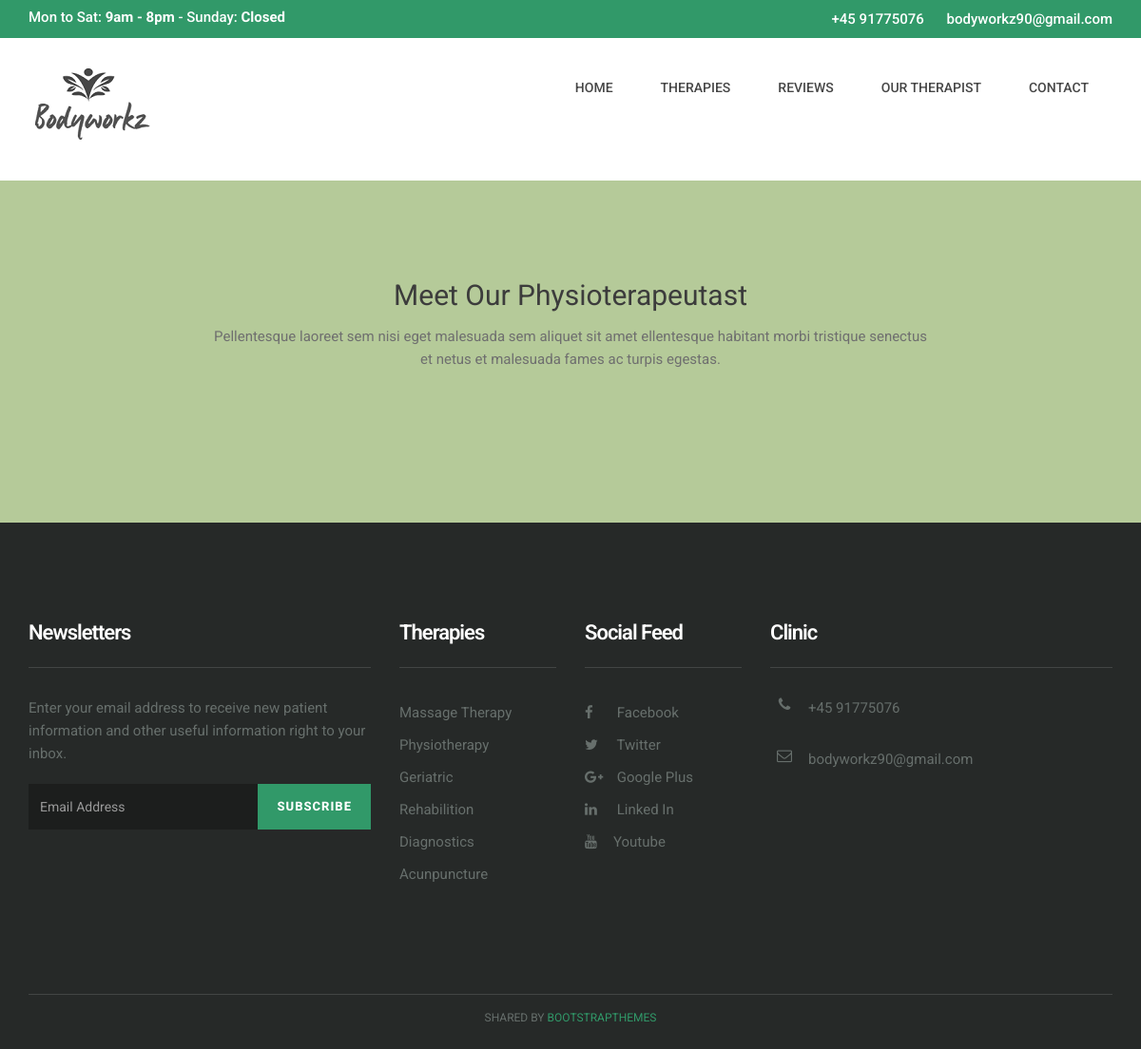
The app's page /our_therapist/, older data.
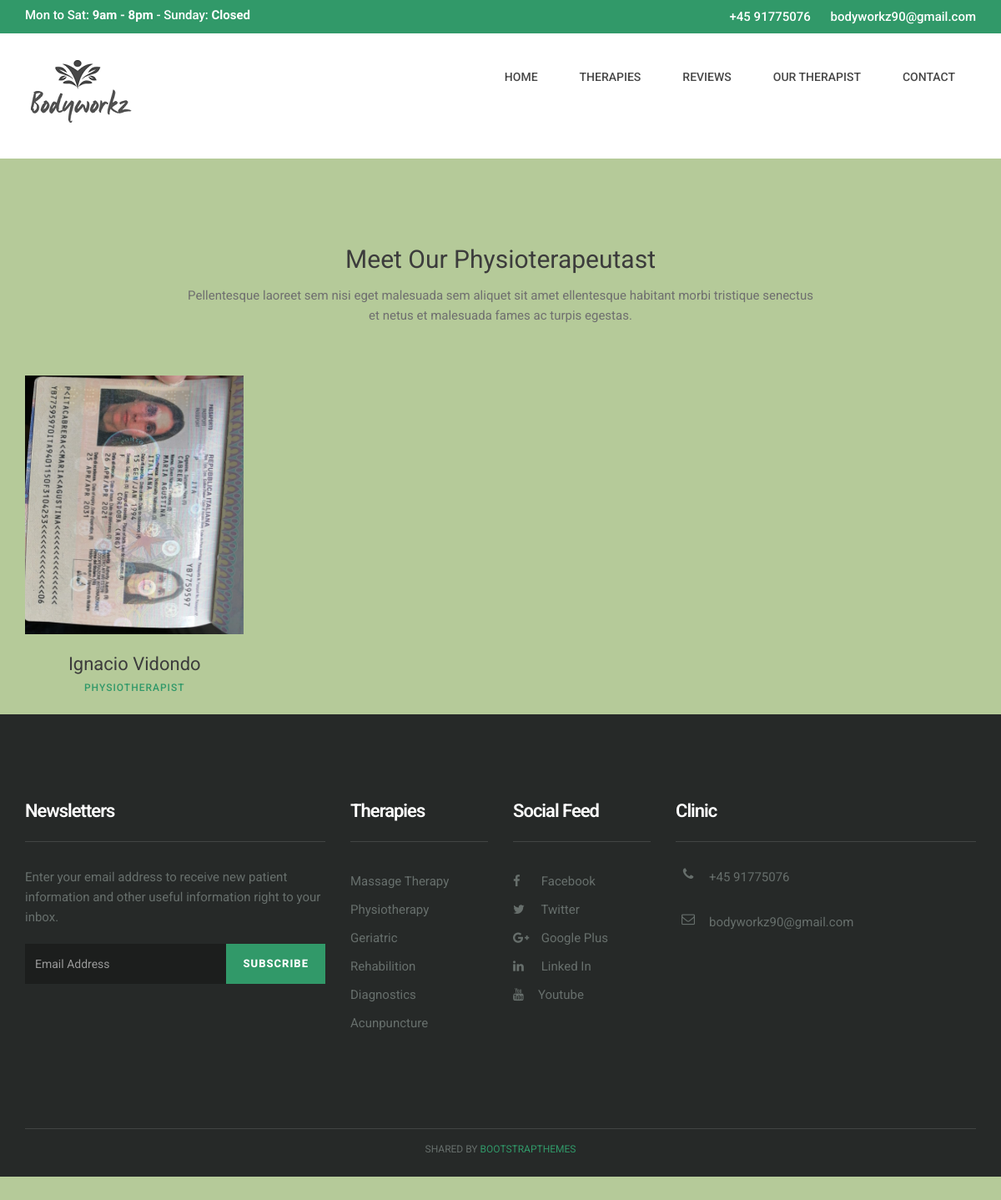
The same page, newer data.
### MainApp/models.py (models this page shows, shortened)
class Therapist(models.Model):
    name = models.CharField(max_length=200,verbose_name="Nombre")
    image = models.ImageField(upload_to="images")
    terapia = models.CharField(max_length=200,verbose_name="Terapia")
    description = models.TextField(default="R")
    class Meta:
            verbose_name="Therapy"
            verbose_name_plural="Therapist"

### MainApp/views.py (the view)
# urls.py: path('our_therapist/', views.our_therapist,name="our_therapist"),
def our_therapist(request):
    therapist = Therapist.objects.all()
    return render(request,'our_therapist.html',{'therapist':therapist})

### MainApp/templates/our_therapist.html
 {% extends "base.html" %} {% block content %} {% load static %}
<div class="space-medium">
    <div class="container">
        <div class="row">
            <div class="col-lg-offset-2 col-lg-8 col-md-offset-2 col-md-8 col-sm-12 col-xs-12">
                <div class="section-title mb60 text-center">
                    <h1>Meet Our Physioterapeutast</h1>
                    <p>Pellentesque laoreet sem nisi eget malesuada sem aliquet sit amet ellentesque habitant morbi tristique senectus et netus et malesuada fames ac turpis egestas.</p>
                </div>
            </div>
        </div>
        {% for terapeuta in therapist %}
        <div class="row">
            <div class="col-lg-3 col-sm-3 col-sm-6 col-xs-12">
                <div class="team-block">
                    <div class="team-img">
                        <img src="{{terapeuta.image.url}}" width="262" height="310">
                    </div>
                    <div class=" team-content ">
                        <h2 class="team-title ">{{terapeuta.name}}</h2>
                        <div class="team-meta "><span class="team-designation ">{{terapeuta.terapia}}</span></div>
                    </div>
                </div>
                {% endfor %}
            </div>
        </div>
    </div>
    {% endblock %}

### MainApp/templates/base.html (shortened to what this page needs)
<!DOCTYPE html> {% load static %}
<html lang="en">
<head>
    <link href="{% static 'ap1/css/bootstrap.min.css' %}" rel="stylesheet">
    <link href="{% static 'ap1/css/font-awesome.min.css' %}" rel="stylesheet">
    <link href="{% static 'ap1/css/style.css' %}" rel="stylesheet">
</head>
<div class="header-top">
    <div class="container">
        <div class="row">
            <div class="col-lg-4 col-md-4 col-sm-4 col-xs-12">
                <span class="text-block time-block">
                            <span class="time-text">Mon to Sat: <strong>9am - 8pm</strong> - Sunday: <strong>Closed</strong></span>
                </span>
            </div>
            <div class="col-lg-8 col-md-8 col-sm-8  col-xs-12">
                <div class="top-text">
                    <span class="text-block call-block">
                           <span class="call-no">+45 91775076</span>
                    </span>
                    <span class="text-block mail-block hidden-xs hidden-sm">
                            <span class="mail-text">bodyworkz90@gmail.com</span>
                    </span>
                </div>
            </div>
        </div>
    </div>
</div>
<div class="header">
    <div class="container">
        <div class="row">
            <div class="col-lg-4 col-md-4 col-sm-12 col-xs-12">
                <a href="#"><img src="{% static 'ap1/images/logo1.png' %}" alt=""></a>
            </div>
            <div class="col-lg-8 col-md-4 col-sm-12 col-xs-12">
                <div class="navigation">
                    <div id="navigation">
                        <ul>
                            <li class="active"><a href="{% url 'index' %}" title="Home">Home</a></li>
                            <li class="active"><a href="{% url 'therapies'%}" title="Therapies">Therapies</a></li>
                            <li><a href="{% url 'reviews' %}" title="Styleguide">Reviews</a> </li>
                            <li><a href="{% url 'our_therapist' %}" title="Styleguide">Our Therapist</a> </li>
                            <li><a href="{% url 'contacto' %}" title="Contact Us">Contact</a> </li>
                        </ul>
                    </div>
                </div>
            </div>
        </div>
    </div>
</div>
{%block content %} {% endblock %}
<div class="footer">
    <div class="container">
        <div class="row">
            <div class="col-lg-4 col-md-4 col-sm-6 col-xs-12">
                <div class="footer-widget widget-newsletter">
                    <h2 class="widget-title">Newsletters</h2>
                    <p>Enter your email address to receive new patient information and other useful information right to your inbox.</p>
                    <div class="input-group">
                        <input type="text" class="form-control" placeholder="Email Address">
                        <span class="input-group-btn">
                        <button class="btn btn-default" type="button">Subscribe</button>
                       </span>
                    </div>
                </div>
            </div>
            <div class="col-lg-2 col-md-3 col-sm-2 col-xs-12">
                <div class="footer-widget">
                    <h2 class="widget-title">Therapies</h2>
                    <ul class="listnone">
                        <li><a href="#">Massage Therapy  </a></li>
                        <li><a href="#">Physiotherapy</a></li>
                        <li><a href="#">Geriatric</a></li>
                        <li><a href="#">Rehabilition</a></li>
                        <li><a href="#">Diagnostics</a></li>
                        <li><a href="#">Acunpuncture</a></li>
                    </ul>
                </div>
            </div>
            <div class="col-lg-2 col-md-2 col-sm-2 col-xs-12">
                <div class="footer-widget footer-social">
                    <h2 class="widget-title">Social Feed</h2>
                    <ul class="listnone">
                        <li>
                            <a href="#"> <i class="fa fa-facebook"></i> Facebook </a>
                        </li>
                        <li><a href="#"><i class="fa fa-twitter"></i> Twitter</a></li>
                        <li><a href="#"><i class="fa fa-google-plus"></i> Google Plus</a></li>
                        <li><a href="#"><i class="fa fa-linkedin"></i> Linked In</a></li>
                        <li>
                            <a href="#"> <i class="fa fa-youtube"></i>Youtube</a>
                        </li>
                    </ul>
                </div>
            </div>
            <div class="col-lg-4 col-md-2 col-sm-2 col-xs-12">
                <div class="footer-widget footer-social">
                    <h2 class="widget-title">Clinic </h2>
                    <ul class="listnone contact">
                        <li><i class="fa fa-phone"></i> +45 91775076</li>
                        <li><i class="fa fa-envelope-o"></i> bodyworkz90@gmail.com</li>
                    </ul>
                </div>
            </div>
        </div>
    </div>
</div>
<div class="tiny-footer">
    <div class="container">
        <div class="row">
            <div class="col-lg-12 col-md-12 col-sm-12 col-xs-12">
                <div class="copyright-content">
                    Shared by <a href="https://bootstrapthemes.com">BootstrapThemes</a>
                </div>
            </div>
        </div>
    </div>
</div>
</div>
</body>
</html>

### MainApp/static/ap1/css/style.css (style rules this page uses)
h1, h2, h3, h4, h5, h6 { margin: 0; padding: 0; margin-bottom: 10px; color: #3c3c3c; font-weight: 400; font-family: 'Roboto', sans-serif; }
h1 { font-size: 30px; line-height: 42px; }
h2 { font-size: 22px; line-height: 32px; }
p { margin: 0 0 20px; }
p:last-child { margin-bottom: 0px; }
ul, ol { margin: 0; }
a { color: #319969; text-decoration: none; -webkit-transition: all 0.3s; -moz-transition: all 0.3s; transition: all 0.3s; }
.listnone { list-style: none; padding: 0px; }
.form-control { width: 100%; height: 50px; padding: 6px 12px; font-size: 16px; line-height: 1.42857143; color: #333; background-color: #fff; border: 1px solid #dbe7e1; background-image: none; border-radius: 0px; -webkit-box-shadow: inset 0 0px 0px rgba(255, 255, 255, .075); box-shadow: inset 3px 3px 3px rgba(255, 255, 255, .075); margin-bottom: 15px; }
.btn { display: inline-block; padding: 10px 20px; margin-bottom: 0; font-size: 13px; font-weight: 800; letter-spacing: 1px; line-height: 1.42857143; text-align: center; border: none; text-transform: uppercase; border-radius: 0px; }
.btn-default { color: #fff; background-color: #319969; }
.space-medium { padding-top: 100px; padding-bottom: 100px; }
.mb60 { margin-bottom: 60px; }
.header { background-color: #fff; z-index: 9999; position: relative; padding-top: 20px; padding-bottom: 20px; }
.header-top { background-color: #319969; font-size: 15px; padding-top: 11px; padding-bottom: 11px; line-height: 15px; color: #fff; font-weight: 500; }
.top-text { text-align: right; }
.top-text .text-block { padding-left: 20px; color: #fff; line-height: 18px; }
.navigation { float: right; }
#navigation, #navigation ul, #navigation ul li, #navigation ul li a, #navigation #menu-button { margin: 0; padding: 0; border: 0; list-style: none; line-height: 1; display: block; position: relative; -webkit-box-sizing: border-box; -moz-box-sizing: border-box; box-sizing: border-box; }
#navigation:after, #navigation>ul:after { content: "."; display: block; clear: both; visibility: hidden; line-height: 0; height: 0; }
#navigation { margin-top: 10px; }
#navigation>ul>li { float: left; }
#navigation>ul>li>a { padding: 15px 25px; font-size: 14px; color: #474747; text-decoration: none; font-weight: 500; text-transform: uppercase; }
.footer { background-color: #262928; padding-top: 100px; padding-bottom: 100px; }
.footer-widget p { color: #676f6c; }
.footer-widget .widget-title { color: #fff; font-weight: 600; letter-spacing: -1px; border-bottom: 1px solid #424544; padding-bottom: 20px; margin-bottom: 30px; }
.footer-widget li a { color: #676f6c; line-height: 34px; }
.footer-social ul li a i { padding-right: 10px; width: 30px; }
.footer .contact li { position: relative; padding-left: 40px; display: block; margin-bottom: 15px; padding: 0 0 15px 40px; color: #666e6b; }
.footer .contact li i { display: block; position: absolute; top: 0; left: 0; width: 30px; font-size: 16px; text-align: center; }
.widget-newsletter .form-control { height: 48px; color: #eee; background-color: #1c1e1d; border: none; box-shadow: none; font-size: 14px; }
.widget-newsletter button { height: 48px; }
.tiny-footer { background-color: #262928; padding-top: 9px; padding-bottom: 9px; font-size: 12px; color: #56575e; text-align: left; text-transform: uppercase; text-align: center; }
.copyright-content { border-top: 1px solid #424544; padding: 12px; color: #676f6c; }
.widget-title { margin-bottom: 20px; }
.team-block { margin-bottom: 20px; }
.team-img { margin-bottom: 20px; }
.team-content { text-align: center; }
.team-title { margin-bottom: 0px; }
.team-meta { text-transform: uppercase; font-size: 12px; color: #319969; font-weight: 500; letter-spacing: 1px; }

Row changes from the older to the newer data that the page shows:
added Therapist: image (picture), name "Ignacio Vidondo", terapia "PHYSIOTHERAPIST"
